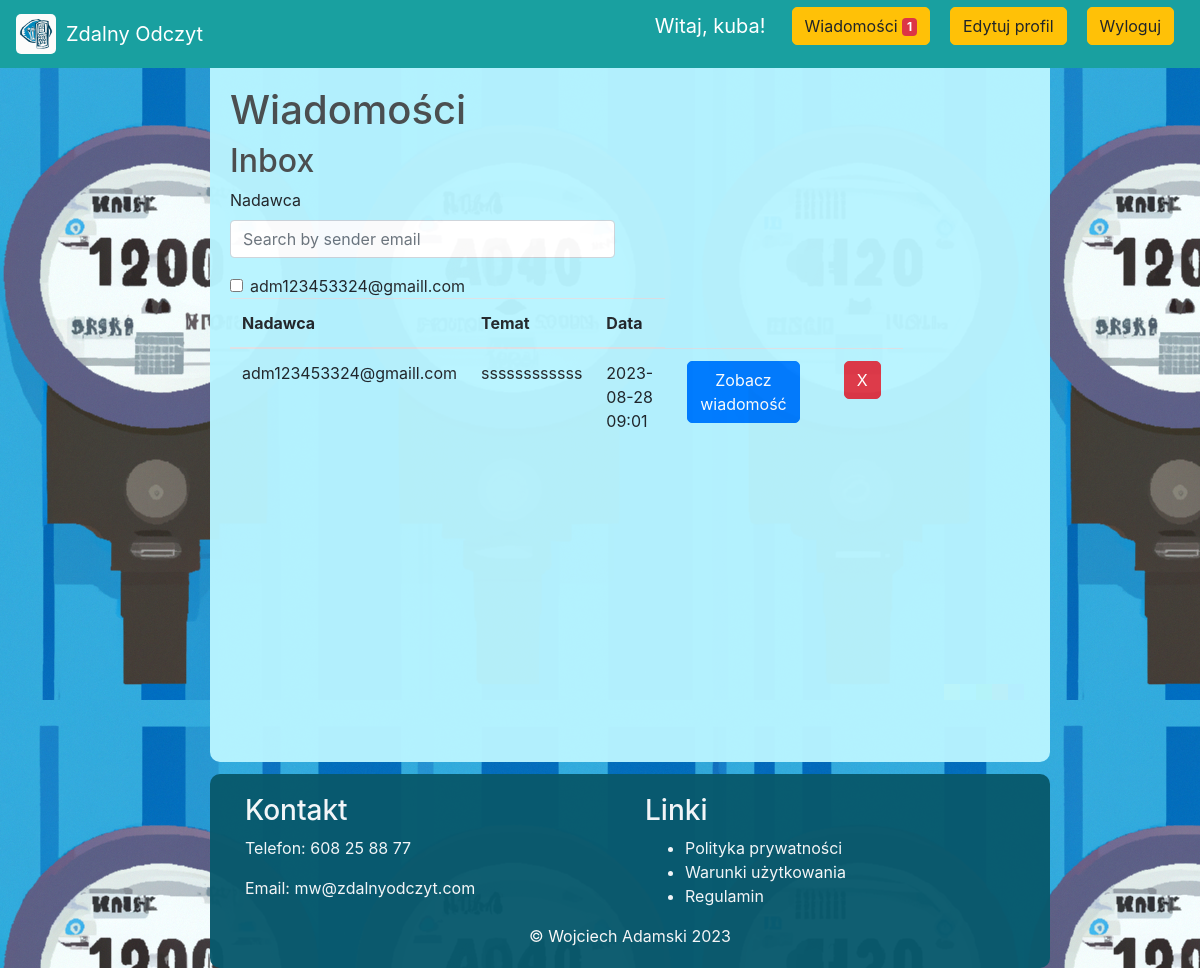
Page /messages (signed in) on the earlier database version.
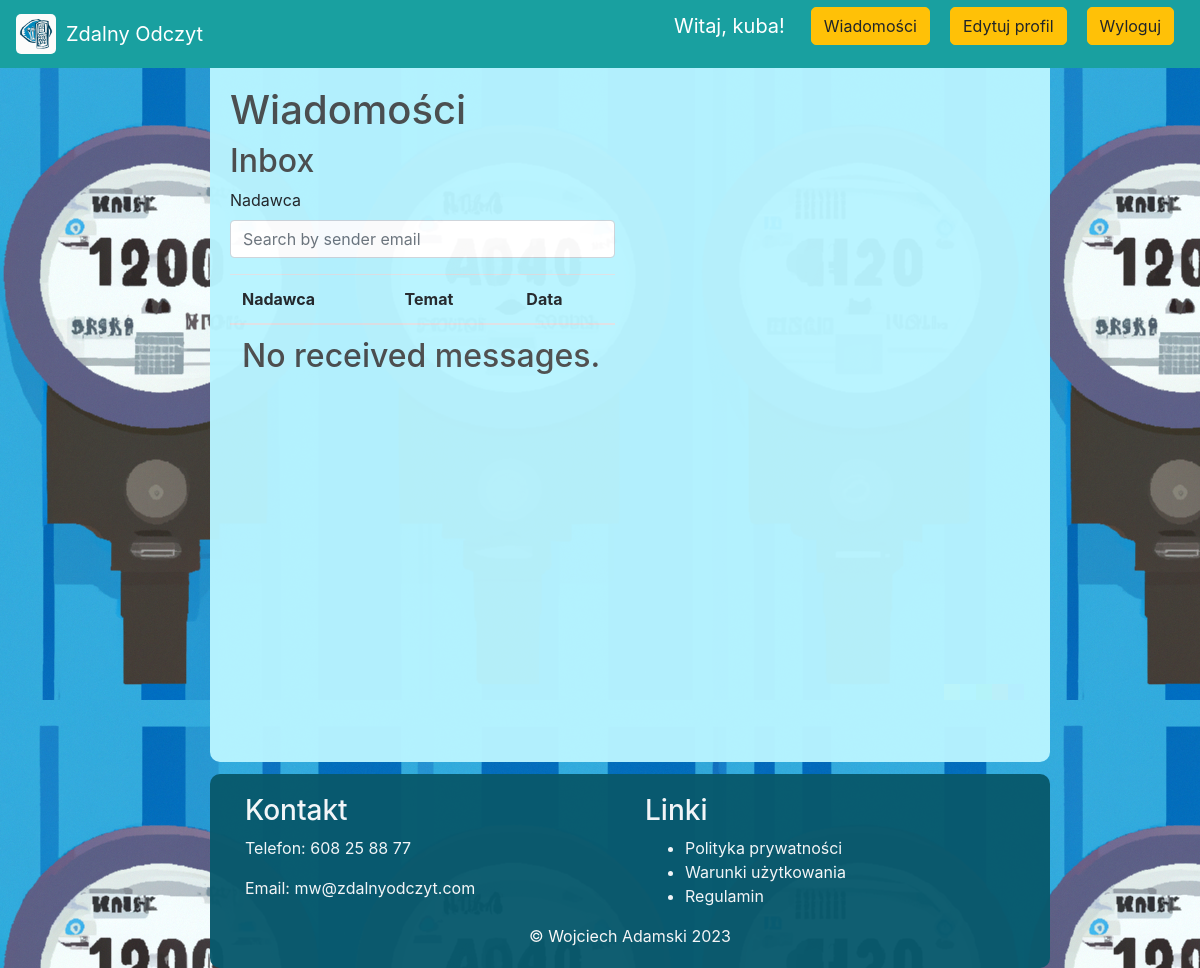
Same page on the later database version.
### src/models.py (models this page shows, shortened)
class User(UserMixin, db.Model):
    id = db.Column(db.Integer, primary_key=True)
    email = db.Column(db.String(120), unique=True, index=True)
    password_hash = db.Column(db.String(128))
    is_admin = db.Column(db.Boolean, default=False)
    meters = db.relationship('Meter', backref='user', lazy='dynamic')
    is_active = db.Column(db.Boolean, default=True)
    notes = db.Column(db.Text)
    unread_messages = db.Column(db.Integer, default=0)

class Message(db.Model):
    id = db.Column(db.Integer, primary_key=True)
    sender_id = db.Column(db.Integer, db.ForeignKey('user.id'), nullable=False)
    recipient_id = db.Column(db.Integer, db.ForeignKey('user.id'), nullable=False)
    subject = db.Column(db.String(100), nullable=False)
    content = db.Column(db.Text, nullable=False)
    timestamp = db.Column(db.DateTime, default=datetime.utcnow, nullable=False)
    read = db.Column(db.Boolean, default=False, nullable=False)
    sender = db.relationship('User', foreign_keys=[sender_id], backref=backref('sent_messages', lazy=True))
    recipient = db.relationship('User', foreign_keys=[recipient_id], backref=backref('received_messages', lazy=True))

### src/routes.py (the view, shortened to what this page needs)
@main_routes.route('/messages', methods=['GET', 'POST'])
@login_required
def messages():
    form = MessageForm()
    if current_user.is_admin:
        form.recipient.choices = [(user.id, user.email) for user in User.query.filter_by(is_admin=False)]
    else:
        form.recipient.choices = [(user.id, user.email) for user in User.query.filter_by(id=current_user.id)]
    if current_user.unread_messages > 0:
        current_user.unread_messages = 0
        db.session.commit()
    return render_template('messages.html', form=form)

### src/forms.py
class MessageForm(FlaskForm):
    subject = StringField('Temat', validators=[DataRequired()])
    content = TextAreaField('Treść', validators=[DataRequired()])
    recipient = SelectField('Odbiorca', choices=[], validators=[DataRequired()])
    send_to_all = BooleanField('Wyślij do wszystkich')
    submit = SubmitField('Wyślij')

### src/models.py (called while the page is built)
@login_manager.user_loader
def load_user(user_id):
    return User.query.get(int(user_id))

### templates/messages.html (shortened to what this page needs)
{% extends 'base.html' %}
{% block content %}
  <h1>Wiadomości</h1>
  <div class="row">
    <div class="col-md-6">
      <h2>{% if current_user.is_admin %}Outbox{% else %}Inbox{% endif %}</h2>
      <div class="form-group">
        <label class="form-control-label">Nadawca</label>
        <div>
          <input type="text" id="sender-filter" class="form-control" placeholder="Search by sender email">
        </div>
      </div>
      <div id="sender-list" style="max-height: 100px; overflow-y: auto;">
        {% for message in current_user.received_messages %}
          <div class="form-check">
            <input class="form-check-input" type="checkbox" name="sender" value="{{ message.sender.email }}" id="sender-{{ message.sender.email }}">
            <label class="form-check-label" for="sender-{{ message.sender.email }}">{{ message.sender.email }}</label>
          </div>
        {% endfor %}
      </div>
      <table class="table">
        <thead>
          <tr>
            <th>Nadawca</th>
            <th>Temat</th>
            <th>Data</th>
          </tr>
        </thead>
        <tbody>
          {% if current_user.is_admin %}
            {% if current_user.sent_messages %}
              {% for message in current_user.sent_messages %}
                <tr>
                  <td>{{ message.recipient.email }}</td>
                  <td>{{ message.subject }}</td>
                  <td>{{ message.timestamp.strftime('%Y-%m-%d %H:%M') }}</td>
                  <td>
                    <a href="{{ url_for('main_routes.message', message_id=message.id) }}" class="btn btn-primary">Zobacz wiadomość</a>
                  </td>
                  <td><a href="{{ url_for('main_routes.delete_message', message_id=message.id) }}" class="btn btn-danger">X</a></td>
                </tr>
              {% endfor %}
            {% else %}
              <tr>
                <td colspan="3"><h2>Brak wysłanych wiadomości.</h2></td>
              </tr>
            {% endif %}
          {% else %}
            {% if current_user.received_messages %}
              {% for message in current_user.received_messages %}
                <tr>
                  <td>{{ message.sender.email }}</td>
                  <td>{{ message.subject }}</td>
                  <td>{{ message.timestamp.strftime('%Y-%m-%d %H:%M') }}</td>
                  <td>
                    <a href="{{ url_for('main_routes.message', message_id=message.id) }}" class="btn btn-primary">Zobacz wiadomość</a>
                  </td>
                  <td><a href="{{ url_for('main_routes.delete_message', message_id=message.id) }}" class="btn btn-danger">X</a></td>
                </tr>
              {% endfor %}
            {% else %}
              <tr>
                <td colspan="3"><h2>No received messages.</h2></td>
              </tr>
            {% endif %}
          {% endif %}
        </tbody>
      </table>
    </div>
  </div>
{% endblock %}

### templates/base.html (shortened to what this page needs)
<!DOCTYPE html>
<html>
<head>
    <link rel="stylesheet" href="https://stackpath.bootstrapcdn.com/bootstrap/4.4.1/css/bootstrap.min.css"
>
    <link rel="stylesheet" type="text/css" href="{{ url_for('static', filename='style.css')}}">
</head>
<body>
    <nav class="navbar navbar-fixed-top navbar-expand-lg navbar-dark bg-dark">
    <img src="{{ url_for('static', filename='img/logo.png') }}" alt="Logo" class="logo">
        <a class="navbar-brand" href="{{ url_for('main_routes.home') }}">Zdalny Odczyt</a>
        <div class="collapse navbar-collapse" id="navbarSupportedContent">
            <ul class="navbar-nav mr-auto">
                <li class="nav-item active">
                    <a class="nav-link" href="{{ url_for('main_routes.home') }}">  <span class="sr-only">(current)</span></a>
                </li>
            </ul>
            <div class="form-inline my-2 my-lg-0">
                {% if current_user.is_authenticated %}
                    <p class="navbar-brand">Witaj, {{ current_user.email.split('@')[0] }}!</p>
                    {% if not current_user.is_admin %}
                    <p><a href="{{ url_for('main_routes.messages') }} " class="btn btn-warning">Wiadomości
                    {% if current_user.unread_messages > 0 %}
      <span class="badge badge-danger">{{ current_user.unread_messages }}</span>
    {% endif %}
                    {% endif %}
                    </a></p>
                    <p><a href="{{ url_for('main_routes.edit_account') }}" class="btn btn-warning">Edytuj profil</a></p>
                    <p><a href="{{ url_for('main_routes.logout') }} " class="btn btn-warning">Wyloguj</a></p>
                {% else %}
                    <a href="{{ url_for('main_routes.login') }}" class="btn btn-warning">Login</a>
                {% endif %}
            </div>
        </div>
</nav>
<div class="center-box">
    <br>
    {% block content %}
    {% endblock content %}
</div>
<footer class="footer no-print">
    <div class="container">
        <div class="row">
            <div class="col-md-6">
                <h3 style="color: #f9f9f9">Kontakt</h3>
                <p style="color: #f9f9f9">Telefon: 608 25 88 77</p>
                <p style="color: #f9f9f9">Email: mw@zdalnyodczyt.com</p>
            </div>
            <div class="col-md-6">
                <h3 style="color: #f9f9f9">Linki</h3>
                <ul>
                    <li style="color: #f9f9f9"><a href="#" style="color: #f9f9f9">Polityka prywatności</a></li>
                    <li style="color: #f9f9f9"><a href="#" style="color: #f9f9f9">Warunki użytkowania</a></li>
                    <li style="color: #f9f9f9"><a href="#" style="color: #f9f9f9">Regulamin</a></li>
                </ul>
            </div>
        </div>
    </div>
    <center style="color: #f9f9f9">&#169 Wojciech Adamski   2023</center>
</footer>
</body>
</html>

### static/style.css (style rules this page uses)
body { background-image: url('img/background.png'); background-attachment: fixed; }
h1,h2,h3,h4,h5,h6 { color:hsl(0, 0%, 30%); }
.bg-dark { background-color: #19a0a0 !important; }
.btn { border-radius: 5px; margin-inline: 10px; }
.center-box { margin-left: 17.5%; background-color:hsl(189, 100%, 86%) ; border-radius: 10px; opacity: 0.97; width: 70%; align-items: center; height: 100%; min-height: 720px; padding: 20px; margin-top: 3.5%; }
.footer { margin-left: 17.5%; background-color: hsl(192, 85%, 23%); border-radius: 10px; opacity: 0.97; width: 70%; align-items: center; padding: 20px; margin-top: 1%; }
.navbar { z-index: 10000; position: fixed; top: 0px; width: 100%; height: 7%; }
.logo { max-width: 100px; max-height: 40px; margin-right: 10px; border-radius: 5px; }

Differences in the rows shown:
removed Message: sender.email "adm123453324@gmaill.com", subject "ssssssssssss", timestamp "2023-08-28 09:01"
changed User "kuba": unread_messages "1" → (not shown)
Other differences:
text now shown: "No received messages."
